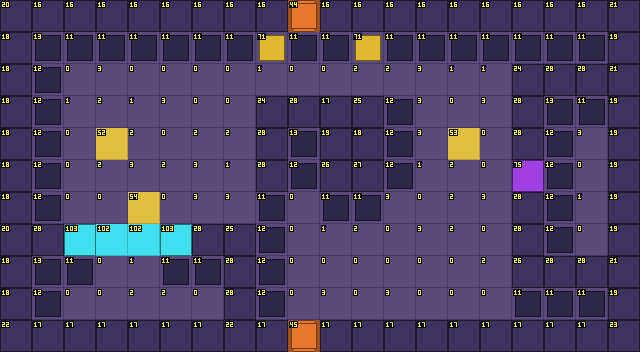

The image is a tile-based game level rendered from a .tmx file. Its description and complete source (layers, tilesets, objects, tile grids) follow:
An orthogonal 20x11 tile map with 32x32 px tiles, 4 tile layers (Sol, Decor, Murs, Dessus) and 15 objects (3x Porte, 3x Interrupteur, 2x Sortie, 2x Spawn, 2x Torche, ...).

<map version="1.10" tiledversion="1.12.2" orientation="orthogonal" renderorder="right-down" width="20" height="11" tilewidth="32" tileheight="32" infinite="0" nextlayerid="6" nextobjectid="16">
 <properties>
  <property name="camera" value="ecran" />
 </properties>
 <tileset firstgid="1" source="../tilesets/chateau.tsx" />
 <layer id="1" name="Sol" width="20" height="11">
  <data encoding="csv">
0,0,0,0,0,0,0,0,0,1,0,0,0,0,0,0,0,0,0,0,
0,1,3,1,1,1,1,4,4,2,1,3,3,2,4,4,1,2,1,0,
0,4,1,4,1,1,1,1,2,1,1,3,3,4,2,2,0,0,0,0,
0,1,2,3,2,4,1,1,0,0,0,0,3,4,1,4,0,4,1,0,
0,1,1,53,3,1,3,3,0,4,0,0,3,4,54,1,0,3,4,0,
0,2,1,3,4,3,4,2,0,2,0,0,1,2,3,1,4,4,1,0,
0,1,1,1,55,1,4,4,1,1,4,1,4,1,3,4,0,4,2,0,
0,0,0,103,103,0,0,0,2,1,2,3,1,4,3,1,0,1,1,0,
0,1,1,1,2,1,1,0,3,1,1,1,1,1,1,3,0,0,0,0,
0,4,1,1,3,3,1,0,3,1,4,1,4,1,1,1,1,3,2,0,
0,0,0,0,0,0,0,0,0,1,0,0,0,0,0,0,0,0,0,0
</data>
 </layer>
 <layer id="2" name="Decor" width="20" height="11">
  <data encoding="csv">
0,0,0,0,0,0,0,0,0,0,0,0,0,0,0,0,0,0,0,0,
0,14,12,12,12,12,12,12,72,12,12,72,12,12,12,12,12,12,12,0,
0,13,0,0,0,0,0,0,0,0,0,0,0,0,0,0,0,0,0,0,
0,13,0,0,0,0,0,0,0,0,0,0,13,0,0,0,0,14,12,0,
0,13,0,0,0,0,0,0,0,14,0,0,13,0,0,0,0,13,0,0,
0,13,0,0,0,0,0,0,0,13,0,0,13,0,0,0,0,13,0,0,
0,13,0,0,0,0,0,0,12,0,12,12,0,0,0,0,0,13,0,0,
0,0,0,0,0,0,0,0,13,0,0,0,0,0,0,0,0,13,0,0,
0,14,12,0,0,12,12,0,13,0,0,0,0,0,0,0,0,0,0,0,
0,13,0,0,0,0,0,0,13,0,0,0,0,0,0,0,12,12,12,0,
0,0,0,0,0,0,0,0,0,0,0,0,0,0,0,0,0,0,0,0
</data>
 </layer>
 <layer id="3" name="Murs" width="20" height="11">
  <data encoding="csv">
21,17,17,17,17,17,17,17,17,41,17,17,17,17,17,17,17,17,17,22,
19,0,0,0,0,0,0,0,0,0,0,0,0,0,0,0,0,0,0,20,
19,0,0,0,0,0,0,0,0,0,0,0,0,0,0,0,25,29,29,22,
19,0,0,0,0,0,0,0,25,29,18,26,0,0,0,0,29,0,0,20,
19,0,0,0,0,0,0,0,29,0,20,19,0,0,0,0,29,0,0,20,
19,0,0,0,0,0,0,0,29,0,27,28,0,0,0,0,76,0,0,20,
19,0,0,0,0,0,0,0,0,0,0,0,0,0,0,0,29,0,0,20,
21,29,104,0,0,104,29,26,0,0,0,0,0,0,0,0,29,0,0,20,
19,0,0,0,0,0,0,29,0,0,0,0,0,0,0,0,27,29,29,22,
19,0,0,0,0,0,0,29,0,0,0,0,0,0,0,0,0,0,0,20,
23,18,18,18,18,18,18,23,18,42,18,18,18,18,18,18,18,18,18,24
</data>
 </layer>
 <objectgroup id="4" name="Objets">
  <object id="1" type="Sortie" x="288" y="0" width="32" height="32">
   <properties>
    <property name="cible_carte" value="res://scenes/rooms/chateau_salle_04_room.tscn" />
    <property name="cible_spawn" value="depuis_sud" />
    <property name="godot_node_type" value="area" />
   </properties>
  </object>
  <object id="2" type="Sortie" x="288" y="320" width="32" height="32">
   <properties>
    <property name="cible_carte" value="res://scenes/rooms/chateau_salle_02_room.tscn" />
    <property name="cible_spawn" value="depuis_nord" />
    <property name="godot_node_type" value="area" />
   </properties>
  </object>
  <object id="3" type="Porte" x="288" y="320" width="32" height="32">
   <properties>
    <property name="id" value="chateau_porte_02" />
    <property name="type" value="ennemis" />
   </properties>
  </object>
  <object id="4" type="Spawn" x="304" y="272">
   <properties>
    <property name="id" value="depuis_sud" />
   </properties>
   <point />
  </object>
  <object id="5" type="Spawn" x="304" y="80">
   <properties>
    <property name="id" value="depuis_nord" />
   </properties>
   <point />
  </object>
  <object id="6" type="Porte" x="288" y="160" width="32" height="32">
   <properties>
    <property name="id" value="chateau_porte_03" />
    <property name="type" value="interrupteur" />
   </properties>
  </object>
  <object id="7" type="Coffre" x="304" y="144">
   <properties>
    <property name="id" value="chateau_coffre_01" />
    <property name="contenu" value="grande_cle" />
    <property name="important" type="bool" value="true" />
   </properties>
   <point />
  </object>
  <object id="8" type="Interrupteur" x="48" y="176">
   <properties>
    <property name="id" value="chateau_interrupteur_01" />
    <property name="cible" value="chateau_porte_03" />
    <property name="mode" value="fleche" />
    <property name="ordre" type="int" value="0" />
    <property name="duree" type="int" value="0" />
    <property name="symbole" value="racine" />
   </properties>
   <point />
  </object>
  <object id="9" type="MurFissure" x="512" y="160" width="32" height="32">
   <properties>
    <property name="id" value="chateau_mur_02" />
    <property name="apparence" value="mur" />
   </properties>
  </object>
  <object id="10" type="Interrupteur" x="592" y="176">
   <properties>
    <property name="id" value="chateau_interrupteur_02" />
    <property name="cible" value="chateau_porte_03" />
    <property name="mode" value="epee" />
   </properties>
   <point />
  </object>
  <object id="11" type="Porte" x="96" y="224" width="64" height="32">
   <properties>
    <property name="id" value="chateau_porte_04" />
    <property name="type" value="lanterne" />
    <property name="apparence" value="mur_rune" />
   </properties>
  </object>
  <object id="12" type="Interrupteur" x="112" y="304">
   <properties>
    <property name="id" value="chateau_interrupteur_03" />
    <property name="cible" value="chateau_porte_03" />
    <property name="mode" value="epee" />
   </properties>
   <point />
  </object>
  <object id="13" type="Torche" x="272" y="48">
   <properties>
    <property name="id" value="chateau_brasero_03" />
    <property name="etat" value="allumee" />
    <property name="permanente" type="bool" value="true" />
   </properties>
   <point />
  </object>
  <object id="14" type="Torche" x="368" y="48">
   <properties>
    <property name="id" value="chateau_brasero_04" />
    <property name="etat" value="allumee" />
    <property name="permanente" type="bool" value="true" />
   </properties>
   <point />
  </object>
  <object id="15" name="indice_trois_sceaux" x="96" y="160" width="448" height="64">
   <properties>
    <property name="godot_node_type" value="area" />
   </properties>
  </object>
 </objectgroup>
 <layer id="5" name="Dessus" width="20" height="11">
  <data encoding="csv">
0,0,0,0,0,0,0,0,0,45,0,0,0,0,0,0,0,0,0,0,
0,0,0,0,0,0,0,0,0,0,0,0,0,0,0,0,0,0,0,0,
0,0,0,0,0,0,0,0,0,0,0,0,0,0,0,0,0,0,0,0,
0,0,0,0,0,0,0,0,0,0,0,0,0,0,0,0,0,0,0,0,
0,0,0,0,0,0,0,0,0,0,0,0,0,0,0,0,0,0,0,0,
0,0,0,0,0,0,0,0,0,0,0,0,0,0,0,0,0,0,0,0,
0,0,0,0,0,0,0,0,0,0,0,0,0,0,0,0,0,0,0,0,
0,0,0,0,0,0,0,0,0,0,0,0,0,0,0,0,0,0,0,0,
0,0,0,0,0,0,0,0,0,0,0,0,0,0,0,0,0,0,0,0,
0,0,0,0,0,0,0,0,0,0,0,0,0,0,0,0,0,0,0,0,
0,0,0,0,0,0,0,0,0,46,0,0,0,0,0,0,0,0,0,0
</data>
 </layer>
</map>
